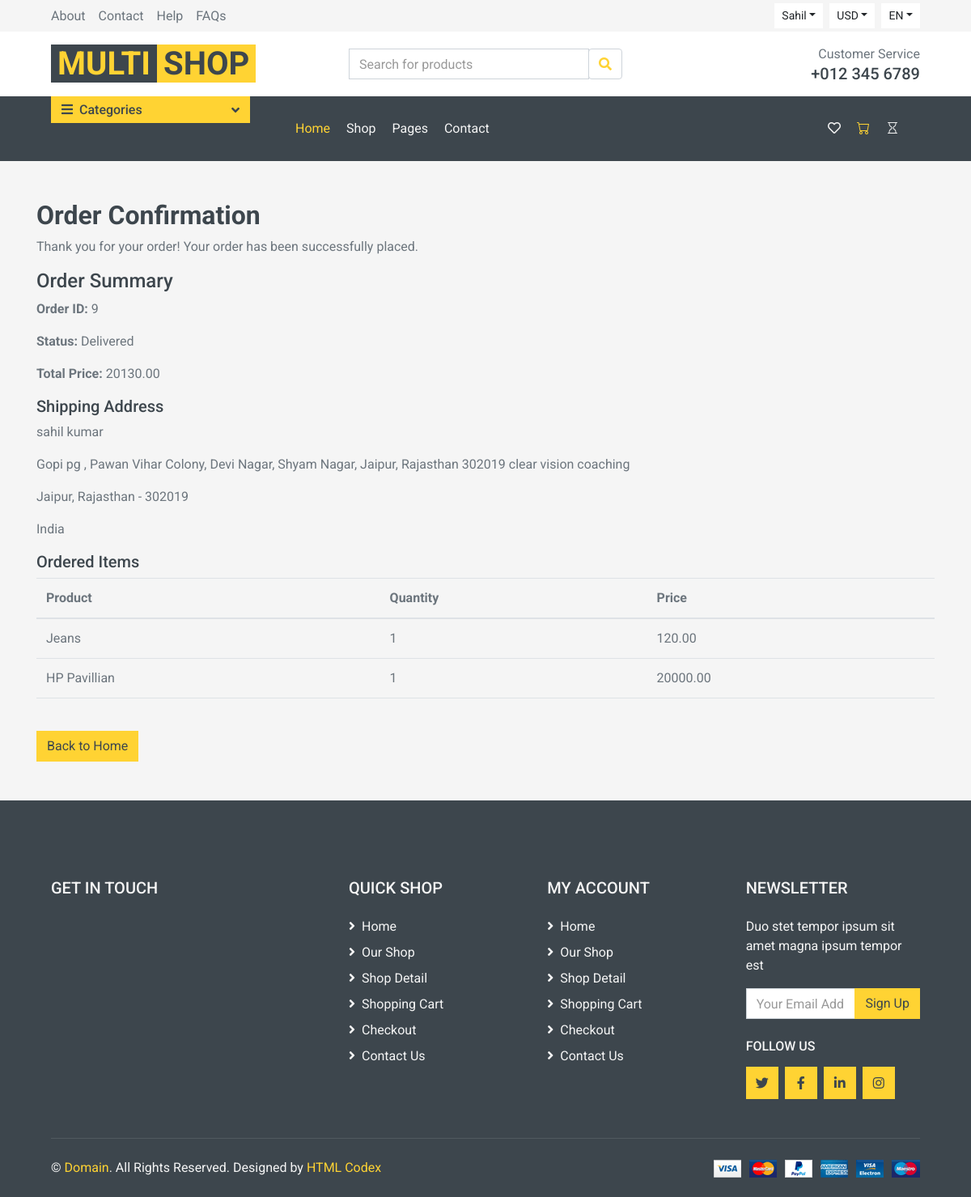
Page /order-confirmation/9/ (signed in) on the committed database.
### app/models.py (models this page shows, shortened)
class Order(models.Model):
    PENDING = 'Pending'
    SHIPPED = 'Shipped'
    DELIVERED = 'Delivered'
    CANCELLED = 'Cancelled'
    STATUS_CHOICES = [
        (PENDING, 'Pending'),
        (SHIPPED, 'Shipped'),
        (DELIVERED, 'Delivered'),
        (CANCELLED, 'Cancelled'),
    ]
    user = models.ForeignKey(settings.AUTH_USER_MODEL, on_delete=models.CASCADE)
    checkout = models.ForeignKey(CheckOut, on_delete=models.CASCADE)
    total_price = models.DecimalField(max_digits=10, decimal_places=2, validators=[MinValueValidator(0.0)])
    created_at = models.DateTimeField(auto_now_add=True)
    status = models.CharField(max_length=20, choices=STATUS_CHOICES, default=PENDING)

class CheckOut(models.Model):
    first_name = models.CharField(max_length=100)
    last_name = models.CharField(max_length=100)
    email = models.EmailField(max_length=100)
    mobile = models.CharField(max_length=15)
    address_1 = models.CharField(max_length=300)
    address_2 = models.CharField(max_length=300, blank=True)
    country = models.CharField(max_length=100)
    city = models.CharField(max_length=100)
    state = models.CharField(max_length=100)
    zip_code = models.CharField(max_length=20)

class OrderItem(models.Model):
    order = models.ForeignKey(Order, on_delete=models.CASCADE)
    product = models.ForeignKey('app.Product', on_delete=models.CASCADE)
    quantity = models.PositiveIntegerField(validators=[MinValueValidator(1)])
    price = models.DecimalField(max_digits=10, decimal_places=2)

class Product(models.Model):
    title = models.CharField(max_length=100)
    selling_price = models.FloatField()
    discounted_price = models.DecimalField(max_digits=10, decimal_places=2, blank=True, null=True)
    description = models.TextField()
    brand = models.CharField(max_length=100)
    category = models.ForeignKey(Category, on_delete=models.CASCADE)
    product_image = models.ImageField(upload_to='productimg')
    stock = models.PositiveIntegerField(default=0)
    is_featured = models.BooleanField(default=False)
    is_active = models.BooleanField(default=True)
    created_at = models.DateTimeField(auto_now_add=True)
    sizes = models.ManyToManyField('Size')
    colors = models.ManyToManyField('Color')

### app/views.py (the view)
# urls.py: path('order-confirmation/<int:order_id>/', views.order_confirmation, name='order_confirmation'),
@login_required
def order_confirmation(request, order_id):
    try:
        order = Order.objects.get(id=order_id, user=request.user)
    except Order.DoesNotExist:
        return redirect('home')
    order_items = OrderItem.objects.filter(order=order)
    return render(request, 'app/order_confirmation.html', {'order': order, 'order_items': order_items})

### app/templates/app/order_confirmation.html
{% extends 'app/base.html' %}
{% block content %}
  <div class="container mt-5">
    <h2>Order Confirmation</h2>
    <p>Thank you for your order! Your order has been successfully placed.</p>
    <h4>Order Summary</h4>
    <p><strong>Order ID:</strong> {{ order.id }}</p>
    <p><strong>Status:</strong> {{ order.status }}</p>
    <p><strong>Total Price:</strong> {{ order.total_price }}</p>
    <h5>Shipping Address</h5>
    <p>{{ order.checkout.first_name }} {{ order.checkout.last_name }}</p>
    <p>{{ order.checkout.address_1 }} {{ order.checkout.address_2 }}</p>
    <p>{{ order.checkout.city }}, {{ order.checkout.state }} - {{ order.checkout.zip_code }}</p>
    <p>{{ order.checkout.country }}</p>
    <h5>Ordered Items</h5>
    <table class="table">
      <thead>
        <tr>
          <th>Product</th>
          <th>Quantity</th>
          <th>Price</th>
        </tr>
      </thead>
      <tbody>
        {% for item in order_items %}
          <tr>
            <td>{{ item.product.title }}</td>
            <td>{{ item.quantity }}</td>
            <td>{{ item.price }}</td>
          </tr>
        {% endfor %}
      </tbody>
    </table>
    <a href="{% url 'home' %}" class="btn btn-primary mt-4">Back to Home</a>
  </div>
{% endblock %}

### app/templates/app/header.html (shortened to what this page needs)
<!DOCTYPE html>
<html lang="en">
{% load static %}
<head>
    <link href="https://cdnjs.cloudflare.com/ajax/libs/font-awesome/5.10.0/css/all.min.css" rel="stylesheet">
    <link href="{% static 'lib/animate/animate.min.css' %}" rel="stylesheet">
    <link href="{% static 'lib/owlcarousel/assets/owl.carousel.min.css' %}" rel="stylesheet">
    <link href="https://cdn.jsdelivr.net/npm/bootstrap@5.1.3/dist/css/bootstrap.min.css" rel="stylesheet">
    <link rel="stylesheet" href="https://cdn.jsdelivr.net/npm/bootstrap-icons@1.11.3/font/bootstrap-icons.min.css">
    <link href="{% static 'css/style.css' %}" rel="stylesheet">
</head>
<body>
    <div class="container-fluid">
        <div class="row bg-secondary py-1 px-xl-5">
            <div class="col-lg-6 d-none d-lg-block">
                <div class="d-inline-flex align-items-center h-100">
                    <a class="text-body mr-3" href="#">About</a>
                    <a class="text-body mr-3" href="{% url 'contact' %}">Contact</a>
                    <a class="text-body mr-3" href="#">Help</a>
                    <a class="text-body mr-3" href="#">FAQs</a>
                </div>
            </div>
            <div class="col-lg-6 text-center text-lg-right">
                <div class="d-inline-flex align-items-center">
                    <div style="display: flex;">
                        {% if user.is_authenticated %}
                            <div class="btn-group">
                                <button type="button" class="btn btn-sm btn-light dropdown-toggle" data-bs-toggle="dropdown" aria-expanded="false">{{ request.user }}</button>
                            </div>
                        {% else %}
                            <a href="{% url 'login' %}" class="dropdown-item">Sign in</a>
                            <a href="{% url 'signup' %}" class="dropdown-item">Sign up</a>
                        {% endif %}
                    </div>
                    <div class="btn-group mx-2">
                        <button type="button" class="btn btn-sm btn-light dropdown-toggle" data-bs-toggle="dropdown" aria-expanded="false">USD</button>
                    </div>
                    <div class="btn-group">
                        <button type="button" class="btn btn-sm btn-light dropdown-toggle" data-bs-toggle="dropdown" aria-expanded="false">EN</button>
                    </div>
                </div>
            </div>
        </div>
        <div class="row align-items-center bg-light py-3 px-xl-5 d-none d-lg-flex">
            <div class="col-lg-4">
                <a href="#" class="text-decoration-none">
                    <span class="h1 text-uppercase text-primary bg-dark px-2">Multi</span>
                    <span class="h1 text-uppercase text-dark bg-primary px-2 ml-n1">Shop</span>
                </a>
            </div>
            <div class="col-lg-4 col-6 text-left">
                <form action="{% url 'product_search' %}" method="get">
                    <div class="input-group">
                        <input type="text" name="q" class="form-control" placeholder="Search for products" aria-label="Search for products" value="{{ query }}">
                        <div class="input-group-append">
                            <span class="input-group-text bg-transparent text-primary">
                                <i class="fa fa-search"></i>
                            </span>
                        </div>
                    </div>
                </form>
            </div>
            <div class="col-lg-4 col-6 text-right">
                <p class="m-0">Customer Service</p>
                <h5 class="m-0">+012 345 6789</h5>
            </div>
        </div>
    </div>
    <div class="container-fluid bg-dark mb-30">
        <div class="row px-xl-5">
            <div class="col-lg-3 d-none d-lg-block">
                <a class="btn d-flex align-items-center justify-content-between bg-primary w-100" data-bs-toggle="collapse" href="#navbar-vertical" aria-expanded="false">
                    <h6 class="text-dark m-0"><i class="fa fa-bars mr-2"></i>Categories</h6>
                    <i class="fa fa-angle-down text-dark"></i>
                </a>
            </div>
            <div class="col-lg-9">
                <nav class="navbar navbar-expand-lg bg-dark navbar-dark">
                    <div class="collapse navbar-collapse justify-content-between" id="navbarCollapse">
                        <div class="navbar-nav mr-auto">
                            <a href="{% url 'home' %}" class="nav-item nav-link active">Home</a>
                            <a href="{% url 'shop' %}" class="nav-item nav-link">Shop</a>
                            <div class="nav-item dropdown">
                                <a href="#" class="nav-link dropdown-toggle" data-bs-toggle="dropdown" aria-expanded="false">Pages</a>
                            </div>
                            <a href="{% url 'contact' %}" class="nav-item nav-link">Contact</a>
                        </div>
                        <div class="navbar-nav ml-auto">
                            <a href="{% url 'wishlist' %}" class="nav-item nav-link"><i class="far fa-heart"></i></a>
                            <a href="{% url 'cart' %}" class="nav-item nav-link"><i class="bi bi-cart text-primary"></i></a>
                            <a href="{% url 'order_history' %}" class="nav-item nav-link"><i class="bi bi-hourglass"></i></a>
                        </div>
                    </div>
                </nav>
            </div>
        </div>
    </div>
</body>
</html>

### rows in the picture
Order: id "9", status "Delivered", total_price "20130.00", checkout.first_name "sahil", checkout.last_name "kumar", checkout.address_1 "Gopi pg , Pawan Vihar Colony, Devi Nagar, Shyam Nagar, Jaipur, Rajasthan 302019", checkout.address_2 "clear vision coaching", checkout.city "Jaipur", checkout.state "Rajasthan", checkout.zip_code "302019", checkout.country "India"
OrderItem: product "Jeans", quantity "1", price "120.00"
OrderItem: product "HP Pavillian", quantity "1", price "20000.00"

### other values in the picture
{{ request.user }} "Sahil"
